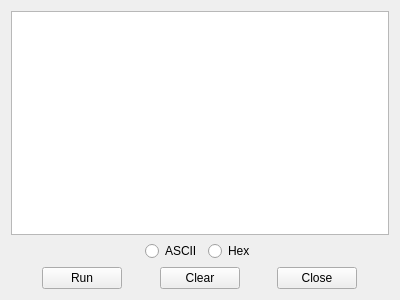
<?xml version="1.0" encoding="UTF-8"?>
<ui version="4.0">
 <class>Console</class>
 <widget class="QWidget" name="Console">
  <property name="geometry">
   <rect>
    <x>0</x>
    <y>0</y>
    <width>400</width>
    <height>300</height>
   </rect>
  </property>
  <property name="windowTitle">
   <string>Console</string>
  </property>
  <layout class="QGridLayout" name="gridLayout">
   <item row="0" column="0">
    <widget class="QPlainTextEdit" name="plainTextEdit"/>
   </item>
   <item row="1" column="0">
    <layout class="QHBoxLayout" name="horizontalLayout_2">
     <item>
      <spacer name="horizontalSpacer_5">
       <property name="orientation">
        <enum>Qt::Horizontal</enum>
       </property>
       <property name="sizeHint" stdset="0">
        <size>
         <width>40</width>
         <height>20</height>
        </size>
       </property>
      </spacer>
     </item>
     <item>
      <widget class="QRadioButton" name="radioButtonASCII">
       <property name="text">
        <string>ASCII</string>
       </property>
      </widget>
     </item>
     <item>
      <widget class="QRadioButton" name="radioButtonHex">
       <property name="text">
        <string>Hex</string>
       </property>
      </widget>
     </item>
     <item>
      <spacer name="horizontalSpacer_6">
       <property name="orientation">
        <enum>Qt::Horizontal</enum>
       </property>
       <property name="sizeHint" stdset="0">
        <size>
         <width>40</width>
         <height>20</height>
        </size>
       </property>
      </spacer>
     </item>
    </layout>
   </item>
   <item row="2" column="0">
    <layout class="QHBoxLayout" name="horizontalLayout">
     <item>
      <spacer name="horizontalSpacer_2">
       <property name="orientation">
        <enum>Qt::Horizontal</enum>
       </property>
       <property name="sizeHint" stdset="0">
        <size>
         <width>40</width>
         <height>20</height>
        </size>
       </property>
      </spacer>
     </item>
     <item>
      <widget class="QPushButton" name="PbStop">
       <property name="text">
        <string>Run</string>
       </property>
      </widget>
     </item>
     <item>
      <spacer name="horizontalSpacer_7">
       <property name="orientation">
        <enum>Qt::Horizontal</enum>
       </property>
       <property name="sizeHint" stdset="0">
        <size>
         <width>40</width>
         <height>20</height>
        </size>
       </property>
      </spacer>
     </item>
     <item>
      <widget class="QPushButton" name="PbClear">
       <property name="text">
        <string>Clear</string>
       </property>
      </widget>
     </item>
     <item>
      <spacer name="horizontalSpacer_3">
       <property name="orientation">
        <enum>Qt::Horizontal</enum>
       </property>
       <property name="sizeHint" stdset="0">
        <size>
         <width>40</width>
         <height>20</height>
        </size>
       </property>
      </spacer>
     </item>
     <item>
      <widget class="QPushButton" name="PbCloseTerm">
       <property name="text">
        <string>Close</string>
       </property>
      </widget>
     </item>
     <item>
      <spacer name="horizontalSpacer_4">
       <property name="orientation">
        <enum>Qt::Horizontal</enum>
       </property>
       <property name="sizeHint" stdset="0">
        <size>
         <width>40</width>
         <height>20</height>
        </size>
       </property>
      </spacer>
     </item>
    </layout>
   </item>
  </layout>
 </widget>
 <resources/>
 <connections/>
</ui>
